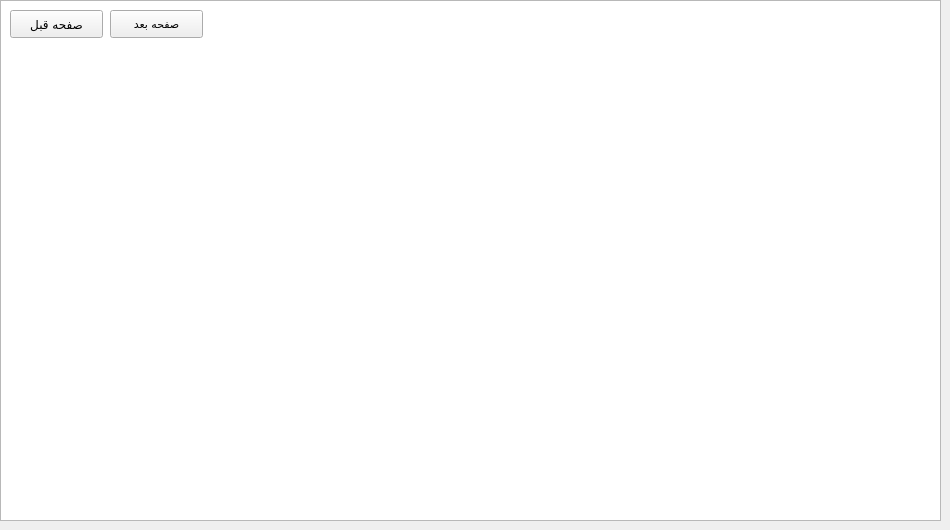
      <widget class="QWidget" name="tab_9">
       <attribute name="title">
        <string>Tab 2</string>
       </attribute>
       <widget class="QTextBrowser" name="help_error_list_textBrowser">
        <property name="geometry">
         <rect>
          <x>0</x>
          <y>0</y>
          <width>941</width>
          <height>521</height>
         </rect>
        </property>
        <property name="font">
         <font>
          <family>Vazir</family>
          <pointsize>10</pointsize>
         </font>
        </property>
       </widget>
       <widget class="QPushButton" name="error_list_prev_page">
        <property name="geometry">
         <rect>
          <x>10</x>
          <y>10</y>
          <width>93</width>
          <height>28</height>
         </rect>
        </property>
        <property name="font">
         <font>
          <family>Vazir</family>
         </font>
        </property>
        <property name="text">
         <string>صفحه قبل</string>
        </property>
       </widget>
       <widget class="QPushButton" name="error_list_next_page">
        <property name="geometry">
         <rect>
          <x>110</x>
          <y>10</y>
          <width>93</width>
          <height>28</height>
         </rect>
        </property>
        <property name="font">
         <font>
          <family>Vazir</family>
          <pointsize>8</pointsize>
         </font>
        </property>
        <property name="text">
         <string>صفحه بعد</string>
        </property>
       </widget>
      </widget>
